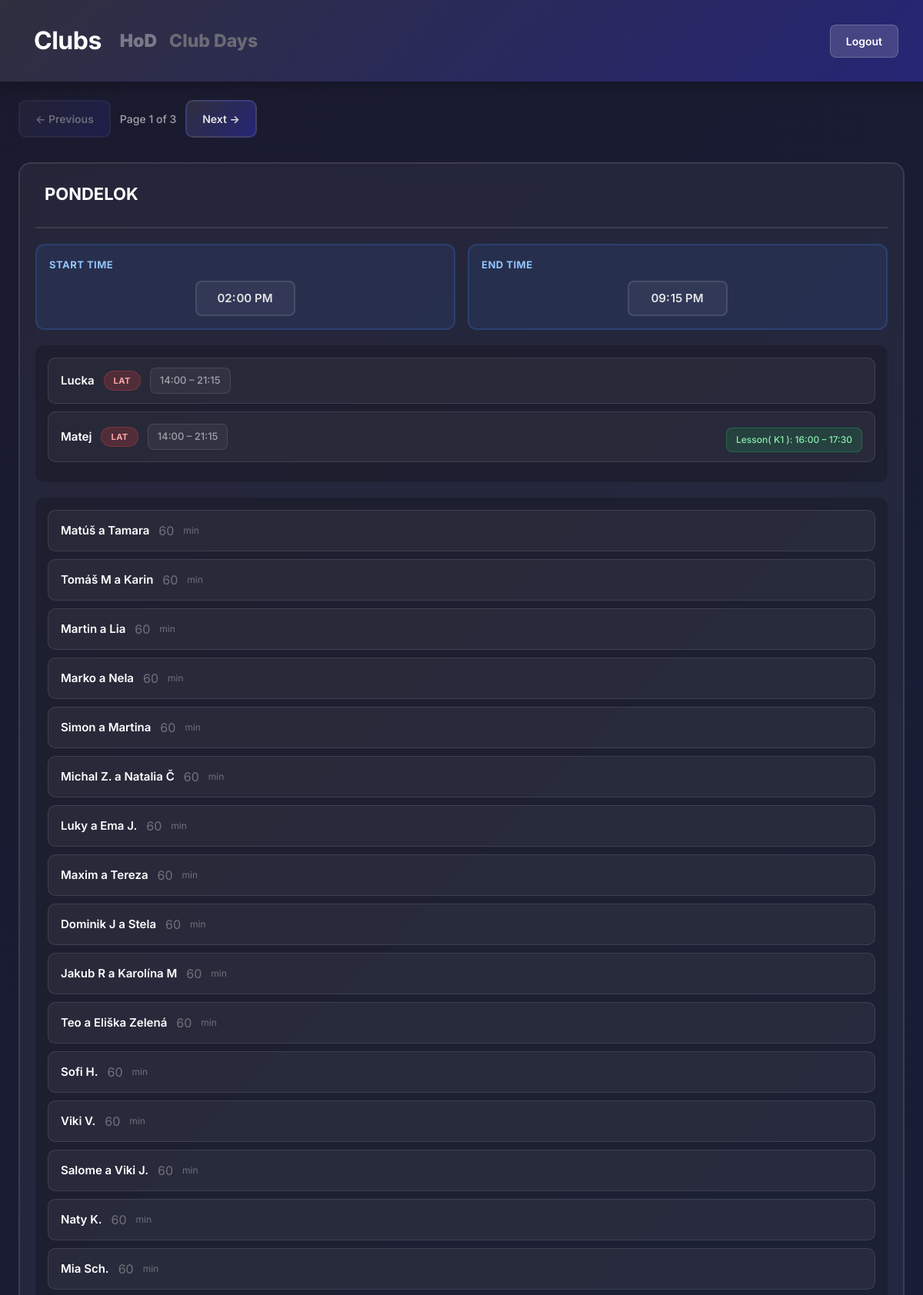
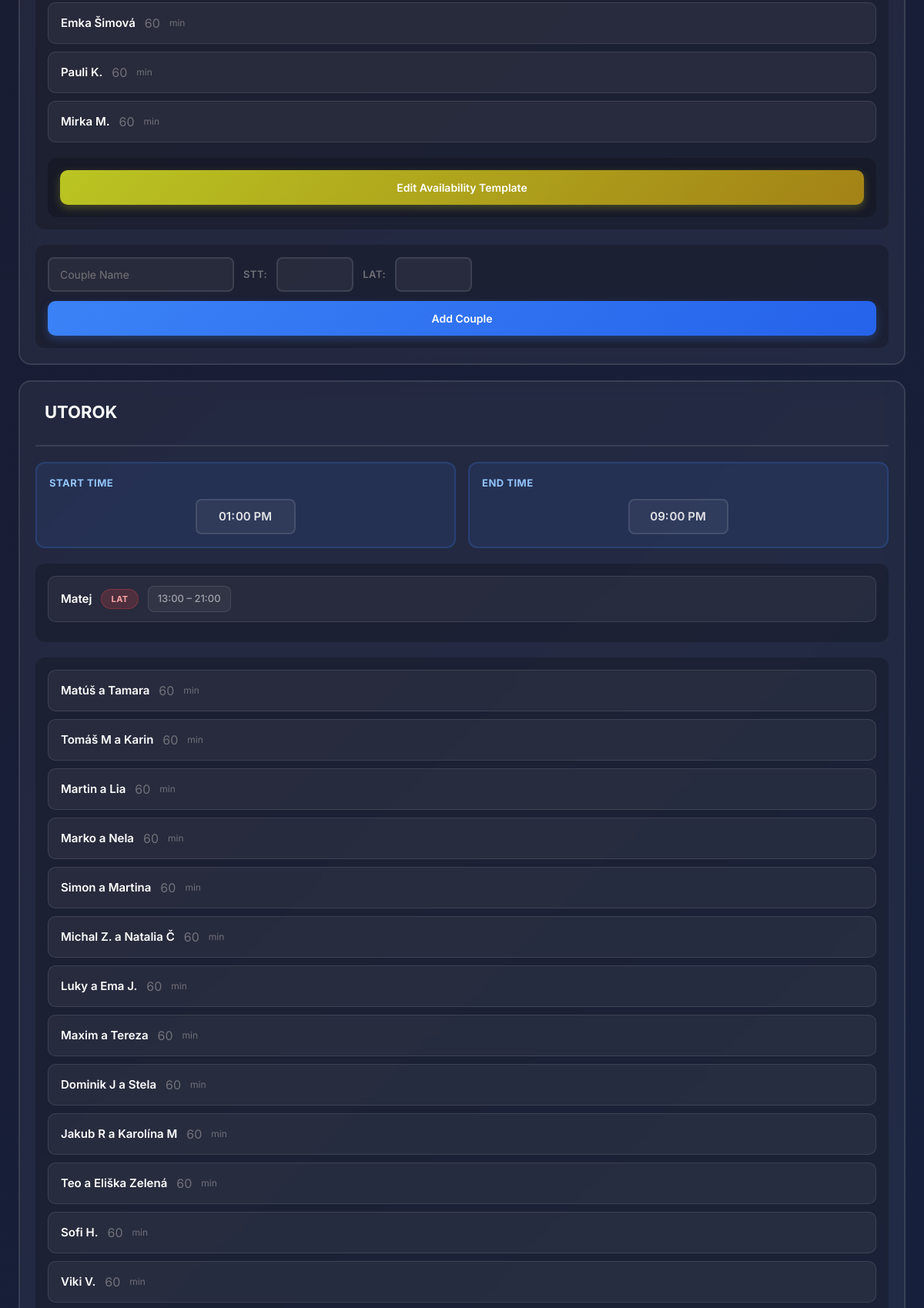
Page /dancer/club/16/ (signed in, upper part) on the committed database (2 pictures, top to bottom).
### TrainerClubs/models.py (models this page shows, shortened)
class Club(models.Model):
    club_owner = models.ForeignKey(User, on_delete=models.CASCADE, related_name='clubs')
    name = models.CharField(max_length=100)
    profile_picture = models.ImageField(upload_to='club_profiles/', blank=True, null=True)

### main/models.py (models this page shows, shortened)
class Day(models.Model):
    club = models.ForeignKey(Club, on_delete=models.CASCADE, related_name="day", blank=True, null=True)
    user = models.ForeignKey(User, on_delete=models.CASCADE, related_name='day')
    name = models.CharField(max_length=200)
    couples = models.ManyToManyField('Couple', related_name='days', blank=True)
    start_time = models.TimeField(default=time(8,0))
    end_time = models.TimeField(default=time(21,0))
    trainers = models.ManyToManyField('Trainer', related_name='day', blank=True)

class Trainer(models.Model):
    club = models.ForeignKey(Club, on_delete=models.CASCADE, related_name='trainer', null=True, blank=True)
    user = models.ForeignKey(User, on_delete=models.CASCADE, related_name='trainer')
    name = models.CharField(max_length = 200)
    group_lesson = models.ManyToManyField('GroupLesson', related_name='trainer', blank=True)
    start_time = models.TimeField()
    end_time = models.TimeField()
    focus = models.CharField(max_length=10, default="S&L")

class TrainerDayAvailability(models.Model):
    club = models.ForeignKey(Club, on_delete=models.CASCADE, related_name='trainer_availabilities', blank=True, null=True)
    user = models.ForeignKey(User, on_delete=models.CASCADE, related_name='trainer_availabilities')
    day = models.ForeignKey('Day', on_delete=models.CASCADE, related_name='trainer_availabilities')
    trainer = models.ForeignKey('Trainer', on_delete=models.CASCADE, related_name='day_availabilities')
    start_time = models.TimeField()
    end_time = models.TimeField()
    class Meta:
        unique_together = ('day', 'trainer')

class GroupLesson(models.Model):
    club = models.ForeignKey(Club, on_delete=models.CASCADE, related_name='group_lessons', blank=True, null=True)
    user = models.ForeignKey(User, on_delete=models.CASCADE, related_name='group_lessons')
    day = models.ForeignKey('Day', on_delete=models.CASCADE, related_name='group_lessons', null=True, blank=True)
    groups = models.ManyToManyField('Group', related_name='group_lessons', blank=True)
    time_interval_start = models.TimeField(default=time(0, 0))
    time_interval_end = models.TimeField(default=time(0, 0))

class Group(models.Model):
    club = models.ForeignKey(Club, on_delete=models.CASCADE, related_name='groups', null=True, blank=True)
    user = models.ForeignKey(User, on_delete=models.CASCADE, related_name='owned_groups')
    name = models.CharField(max_length=200)
    index = models.IntegerField(default=0)  # For sorting groups
    couples = []

class Couple(models.Model):
    user = models.ForeignKey(User, on_delete=models.CASCADE, related_name='couple')
    name = models.CharField(max_length=200)
    min_duration = models.IntegerField(default=60)
    group = models.ForeignKey('Group', on_delete=models.CASCADE, related_name='couples', null=True, blank=True)
    dance_class_lat = models.CharField(max_length=100,)
    dance_class_stt = models.CharField(max_length=100,)

### DancersClubs/views.py (the view)
# urls.py: path('club/<int:club_id>/', views.show_club, name='dancer_show_club'),
@login_required
def show_club(request, club_id):
    club = get_object_or_404(Club, id=club_id)
    days = Day.objects.filter(club=club).all()
    paginator = Paginator(days, 2)
    page_number = request.GET.get('page',1)
    page_obj = paginator.get_page(page_number)
    return render(request, 'dancers_clubs_day_view.html', {'club':club, 'days':page_obj.object_list, 'page_obj':page_obj})

### main/templatetags/availability_tags.py (called while the page is built)
@register.filter
def trainer_start_for_day(day, trainer):
    try:
        availability = TrainerDayAvailability.objects.get(day=day, trainer=trainer)
        return availability.start_time
    except TrainerDayAvailability.DoesNotExist:
        return day.start_time

@register.filter
def trainer_end_for_day(day, trainer):
    try:
        availability = TrainerDayAvailability.objects.get(day=day, trainer=trainer)
        return availability.end_time
    except TrainerDayAvailability.DoesNotExist:
        return day.end_time

### DancersClubs/templates/dancers_clubs_day_view.html (shortened to what this page needs)
<!DOCTYPE html>
{% load availability_tags %}
<html lang="en">
<head>
    <link href="https://cdn.jsdelivr.net/npm/bootstrap@5.3.0/dist/css/bootstrap.min.css" rel="stylesheet">
</head>
<body>
    <div class="header">
        <nav class="navbar navbar-expand-lg" style="background-color: none; margin: 0; padding: 0;">
            <div class="container-fluid" style="display: flex;">
                <a class="navbar-brand" href="/dancer/dancers_dashboard/"
                style="font-size: 32px; font-weight: 700; color: white; letter-spacing: -0.5px; text-decoration: none;">Clubs</a>
                <div class="collapse navbar-collapse" id="navbarSupportedContent">
                <ul class="navbar-nav me-auto mb-2 mb-lg-0" style="display: flex;">
                    <li class="nav-item">
                    <a class="nav-link" aria-current="page" href="/dancer/club/{{club.id}}/"
                    style="
                        color: #797988 !important;
                        font-size: 23px !important;
                        font-weight: 1000 !important;
                        background: none;
                    ">{{ club.name }}</a>
                    </li>
                    <li class="nav-item">
                    <a class="nav-link disabled" aria-current="page"
                    style="
                        color: #6b6b75 !important;
                        font-size: 23px !important;
                        font-weight: 800 !important;
                        background: none;
                    ">Club Days</a>
                    </li>
                </ul>
                </div>
            </div>
        </nav>
        <a class="header-nav-btn" href="{% url 'logout' %}">Logout</a>
    </div>
    <div class="main-container">
        <div class="top-bar">
            <div class="nav-buttons">
                <a id="prev-page"
                   class="nav-btn{% if not page_obj.has_previous %} disabled{% endif %}"
                   data-club-id="{{club.id}}"
                   {% if page_obj.has_previous %}
                   href="?page={{ page_obj.previous_page_number }}"
                   data-target-page="{{ page_obj.previous_page_number }}"
                   {% else %}
                   aria-disabled="true" style="pointer-events: none;"
                   {% endif %}>← Previous</a>
                <span>Page {{ page_obj.number }} of {{ page_obj.paginator.num_pages }}</span>
                <a id="next-page"
                   class="nav-btn{% if not page_obj.has_next %} disabled{% endif %}"
                   data-club-id="{{club.id}}"
                   {% if page_obj.has_next %}
                   href="?page={{ page_obj.next_page_number }}"
                   data-target-page="{{ page_obj.next_page_number }}"
                   {% else %}
                   aria-disabled="true" style="pointer-events: none;"
                   {% endif %}>Next →</a>
            </div>
        </div>
        <div class="slider-container">
            <div id="days-slider" class="days-slider">
                <div class="days-page" data-page="{{ page_obj.number }}">
                    {% load availability_tags %}
                    {% for day in days %}
                    <div class="day-card" data-day-id="{{ day.id }}">
                        <div class="day-header">
                            <h3 contenteditable="false"
                                data-day-id="{{ day.id }}"
                                data-original="{{ day.name }}"
                                class="editable-day-name"
                                >{{ day.name }}</h3>
                        </div>
                        <div class="time-window">
                            <div class="time-block">
                                <p class="time-title">Start Time</p>
                                <div class="time-input-wrap">
                                    <input class="time-readonly"type="time" id="start-{{ day.id }}" name="start_time" data-day-id="{{ day.id }}" data-club-id="{{ club.id }}"
                                        value="{{ day.start_time|time:'H:i' }}" step="900" disabled>
                                </div>
                            </div>
                            <div class="time-block">
                                <p class="time-title">End Time</p>
                                <div class="time-input-wrap">
                                    <input type="time" class="time-readonly" id="end-{{ day.id }}" name="end_time" data-day-id="{{ day.id }}" data-club-id="{{ club.id }}"
                                        value="{{ day.end_time|time:'H:i' }}" step="900"disabled>
                                </div>
                            </div>
                        </div>
                        <div class="trainer-list">
                            {% for trainer in day.trainers.all %}
                            <div class="trainer-card">
                                <div class="trainer-meta">
                                    <span class="trainer-name editable-trainer" contenteditable="false"
                                        data-trainer-id="{{ trainer.id }}"
                                        data-original="{{ trainer.name }}">{{ trainer.name }}</span>
                                    {% if trainer.focus %}
                                    <span class="focus-badge focus-{{ trainer.focus|lower }} editable-trainer-focus"
                                        contenteditable="false"
                                        data-trainer-id="{{ trainer.id }}"
                                        data-original="{{ trainer.focus }}">{{ trainer.focus }}</span>
                                    {% endif %}
                                    <span class="time-chip">
                                        <span class="editable-start-time"
                                            data-trainer-id="{{ trainer.id }}"
                                            data-day-id="{{ day.id }}"
                                            data-original="{{ day|trainer_start_for_day:trainer|time:'H:i' }}">
                                            {{ day|trainer_start_for_day:trainer|time:'H:i' }}
                                        </span>
                                        –
                                        <span class="editable-end-time"
                                            data-trainer-id="{{ trainer.id }}"
                                            data-day-id="{{ day.id }}"
                                            data-original="{{ day|trainer_end_for_day:trainer|time:'H:i' }}">
                                            {{ day|trainer_end_for_day:trainer|time:'H:i' }}
                                        </span>
                                    </span>
                                </div>
                                {% if trainer.group_lesson.all %}
                                <div style="display:flex; flex-wrap:wrap; gap:8px; margin-top:8px;">
                                    {% for lesson in trainer.group_lesson.all %}
                                    {% if lesson.day and lesson.day.id == day.id %}
                                        <span class="lesson-chip">
                                            Lesson(
                                                {% for x in lesson.groups.all%}
                                                {{ x.name }}
                                                {% endfor %}
                                            ): {{ lesson.time_interval_start|time:'H:i' }} – {{ lesson.time_interval_end|time:'H:i' }}
                                        </span>
                                    {% endif %}
                                    {% endfor %}
                                </div>
                                {% endif %}
                            </div>
                            {% empty %}
                            <p style="color: #71717a; text-align: center; padding: 12px;">No trainers assigned</p>
                            {% endfor %}
                        </div>
                        {% if day.couples.all %}
                        <div class="couple-list">
                            {% for couple in day.couples.all %}
                            <div class="couple-item"
                                data-couple-id="{{ couple.id }}" data-day-id="{{ day.id }}">
                                <div>
                                    <span class="editable-couple">{{ couple.name }}</span>
                                    <span class="editable-time-duration"
                                        style="color: #71717a;">{{ couple.min_duration }}</span>
                                    <span style="color: #71717a; font-size: 12px;">min</span>
                                </div>
                            </div>
                            {% endfor %}
                            <div class="assign-row">
                                <form method="GET" action="{% url 'sheet' club.id%}">
                                    <button type="submit" class="btn-success"
                                    style="background: linear-gradient(135deg, #bac522 0%, #a38216 100%); box-shadow: 0 4px 12px rgba(197, 194, 34, 0.3); margin-top: 0px !important;">Edit Availability Template</button>
                                </form>
                            </div>
                        </div>
                        {% endif %}
                        <form method="POST" action="{% url 'add_couple' club.id%}" class="add-to-day-form">
                            <div class="assign-row">
                                <div class="assign-fields">
                                    <input type="text" name="couple_name" placeholder="Couple Name" required>
                                    <label class="small-label">STT:</label>
                                    <input type="text" name="dance_class_stt" style="max-width: 100px;">
                                    <label class="small-label">LAT:</label>
                                    <input type="text" name="dance_class_lat" style="max-width: 100px;">
                                </div>
                                <button type="submit">Add Couple</button>
                            </div>
                        </form>
                    </div>
                    {% endfor %}
                </div>
            </div>
        </div>
    </div>
</body>
</html>

### rows in the picture
Club: name "HoD"
Day: name "PONDELOK", start_time "14:00", end_time "21:15", id.start_time "14:00", id.end_time "21:15"
Trainer: name "Lucka", focus "LAT"
Trainer: name "Matej", focus "LAT"
GroupLesson: time_interval_start "16:00", time_interval_end "17:30"
Group: name "K1"
Couple: name "Matúš a Tamara", min_duration "60"
Couple: name "Tomáš M a Karin", min_duration "60"
Couple: name "Martin a Lia", min_duration "60"
Couple: name "Marko a Nela", min_duration "60"
Couple: name "Simon a Martina", min_duration "60"
Couple: name "Michal Z. a Natalia Č", min_duration "60"
Couple: name "Luky a Ema J.", min_duration "60"
Couple: name "Maxim a Tereza", min_duration "60"
Couple: name "Dominik J a Stela", min_duration "60"
Couple: name "Jakub R a Karolína M", min_duration "60"
Couple: name "Teo a Eliška Zelená", min_duration "60"
Couple: name "Sofi H.", min_duration "60"
Couple: name "Viki V.", min_duration "60"
Couple: name "Salome a Viki J.", min_duration "60"
Couple: name "Naty K.", min_duration "60"
Couple: name "Mia Sch.", min_duration "60"
Couple: name "Emka Šimová", min_duration "60"
Couple: name "Pauli K.", min_duration "60"
Couple: name "Mirka M.", min_duration "60"
Day: name "UTOROK", start_time "13:00", end_time "21:00", id.start_time "13:00", id.end_time "21:00"

### other values in the picture
{{ page_obj.number }} "1"
{{ page_obj.paginator.num_pages }} "3"
